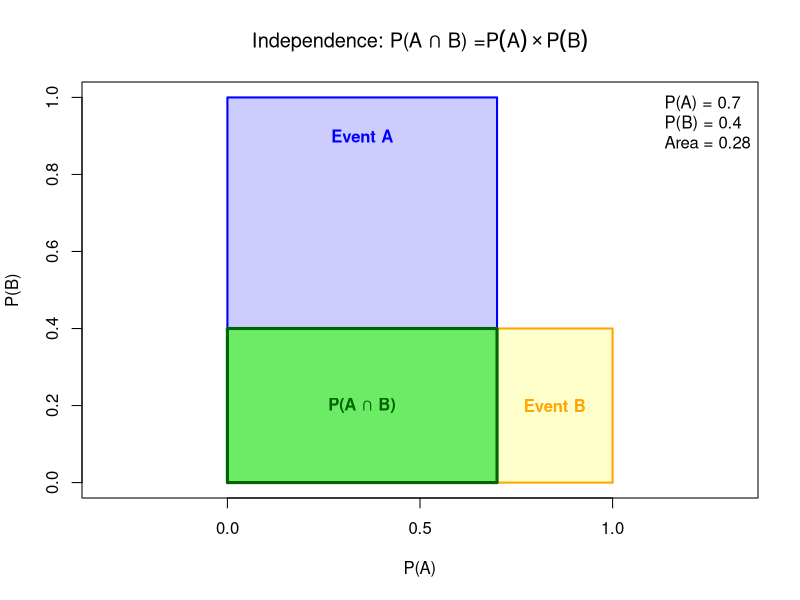

Here is the R script that generated this plot:
# 1. Define independent probabilities
p_a <- 0.7  # Probability of Event A
p_b <- 0.4  # Probability of Event B
p_intersection <- p_a * p_b # Multiplication rule for independent events

# 2. Initialize a blank plot representing the total sample space (Area = 1)
plot(c(0, 1), c(0, 1), type = "n", 
     main = expression(paste("Independence: P(A \u2229 B) =", P(A) %*% P(B))),
     xlab = "P(A)", ylab = "P(B)", 
     asp = 1) # asp=1 ensures the plot is a perfect square

# 3. Draw Event A as a vertical strip (Blue)
rect(0, 0, p_a, 1, col = rgb(0, 0, 1, 0.2), border = "blue", lwd = 2)

# 4. Draw Event B as a horizontal strip (Yellow)
rect(0, 0, 1, p_b, col = rgb(1, 1, 0, 0.2), border = "orange", lwd = 2)

# 5. Draw the Intersection (Green - where blue and yellow overlap)
rect(0, 0, p_a, p_b, col = rgb(0, 1, 0, 0.5), border = "darkgreen", lwd = 3)

# 6. Add labels to the plot
text(p_a/2, 0.9, "Event A", col = "blue", font = 2)
text(0.85, p_b/2, "Event B", col = "orange", font = 2)
text(p_a/2, p_b/2, "P(A \u2229 B)", col = "darkgreen", font = 2)

# 7. Mathematical Annotation
legend("topright", bty = "n",
       legend = c(paste("P(A) =", p_a),
                  paste("P(B) =", p_b),
                  paste("Area =", p_intersection)))
